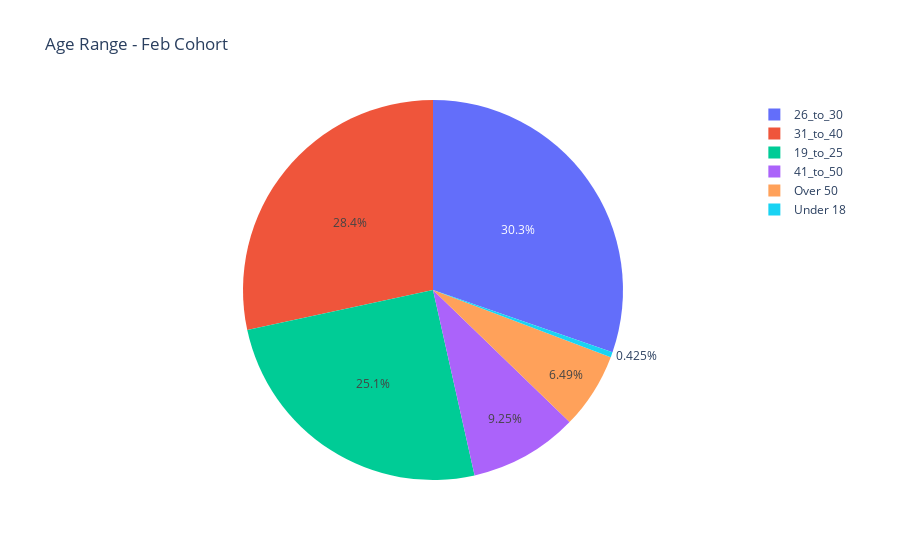

Source (notebook cell):
### Code cell
sql4 = """
select
    u.user_id,
    u.date_of_birth,
    current_date
from analyst_task.users u
inner join analyst_task.transactions t
    on u.user_id = t.user_id
    where date_part('month', t.time_stamp) = 2 and date_part('year', t.time_stamp) = 2019
"""
df4 = pd.read_sql_query(text(sql4), engine)
df4['date_of_birth'] = pd.to_datetime(df4['date_of_birth'], errors='coerce')
df4['date'] = pd.to_datetime(df4['date'], errors='coerce')
df4['age'] = (df4['date'] - df4['date_of_birth']) // np.timedelta64(1, 'Y')
df4['age_groups'] = pd.cut(df4['age'], bins=(0,18,25,30,40,50,np.inf), labels=['Under 18','19_to_25','26_to_30','31_to_40','41_to_50','Over 50'])
age_counts_feb = df4['age_groups'].value_counts()

fig = px.pie(df4, values=age_counts_feb, names = age_counts.keys(), title='Age Range - Feb Cohort')
fig.show(renderer="svg")

### Figure 1 — Plotly figure (JSON) as saved in the notebook; plotly's stock layout.template omitted (floating-point values rounded to 4 significant figures)
{"data": [{"domain": {"x": [0, 1], "y": [0, 1]}, "hovertemplate": "label=%{label}<br>value=%{value}<extra></extra>", "labels": ["26_to_30", "31_to_40", "19_to_25", "41_to_50", "Over 50", "Under 18"], "legendgroup": "", "name": "", "showlegend": true, "type": "pie", "values": [7058, 6606, 5851, 2153, 1510, 99]}], "layout": {"legend": {"tracegroupgap": 0}, "title": {"text": "Age Range - Feb Cohort"}}}
